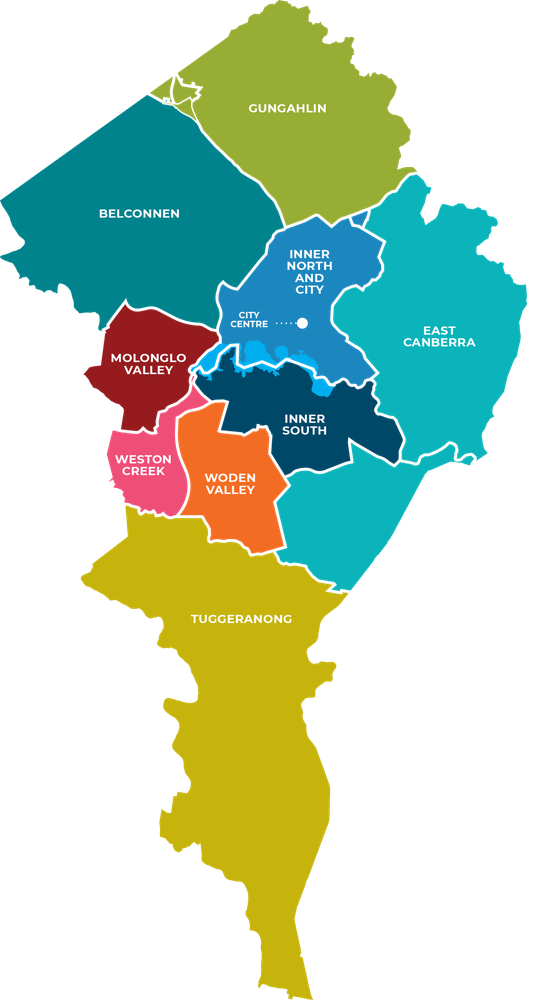
#> input picture images/suburbs.png, 544 x 1000 px, shrunk from 1393 x 2560 before the run
$ python map_processing.py
#> lines starting #> are read from the running program, lines starting #| are printed output that depends on the picture; after the words box and inside, x2 and y2 are one past the last pixel; in counts of white or black regions, pixels touching at a corner belong together
from PIL import Image
import numpy as np

# Load the image
image_path = 'images/suburbs.png'
image = Image.open(image_path).convert('RGBA')
#> image is the input picture: PIL image 544x1000 RGBA; mean R, G, B, A 45, 68.2, 44.9, 110.6

# Convert image to numpy array
data = np.array(image)

# Create a mask for each color
black_border_mask = (data[:, :, 0] == 0) & (data[:, :, 1] == 0) & (data[:, :, 2] == 0)  # black border
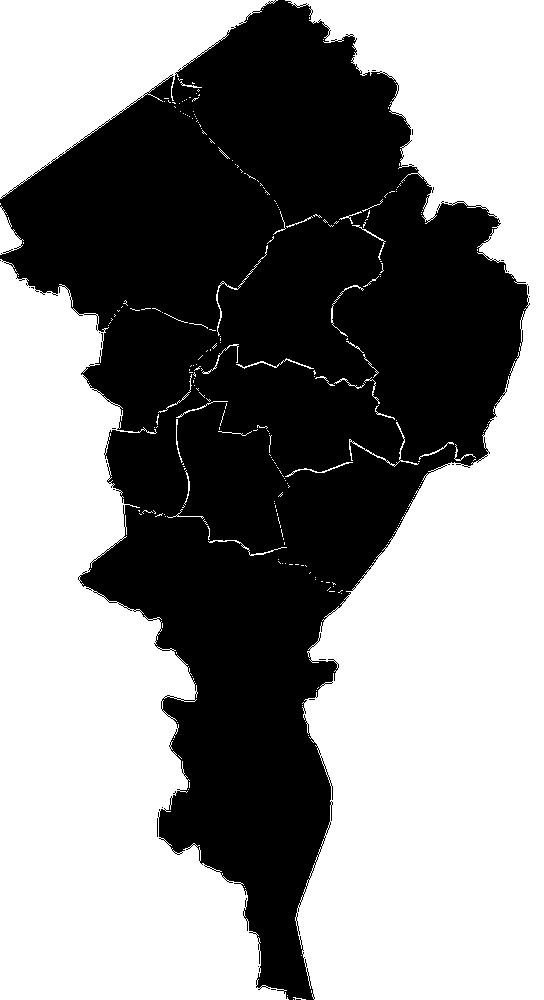
#> black_border_mask: shape (1000, 544) bool; 54.9% white; 25 black regions (24 under 20 px), largest, box (x1, y1, x2, y2) and area: (0, 0, 530, 1000) 245348
white_background_mask = (data[:, :, 0] == 255) & (data[:, :, 1] == 255) & (data[:, :, 2] == 255)  # white background
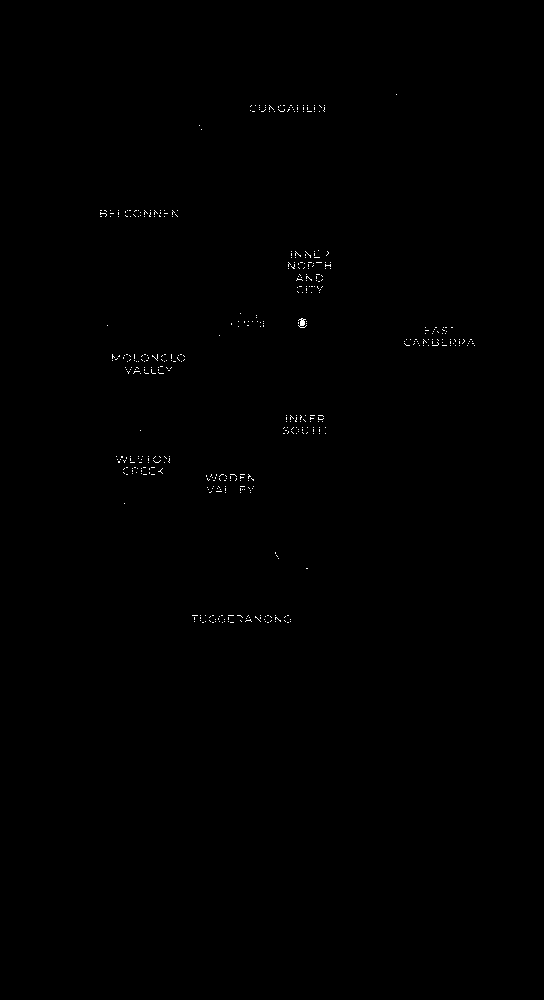
#> white_background_mask: shape (1000, 544) bool; 0.2% white in thin lines or dots, all inside (x1, y1, x2, y2) = (100, 94, 475, 623)
colored_regions_mask = ~black_border_mask & ~white_background_mask  # all non-black and non-white areas
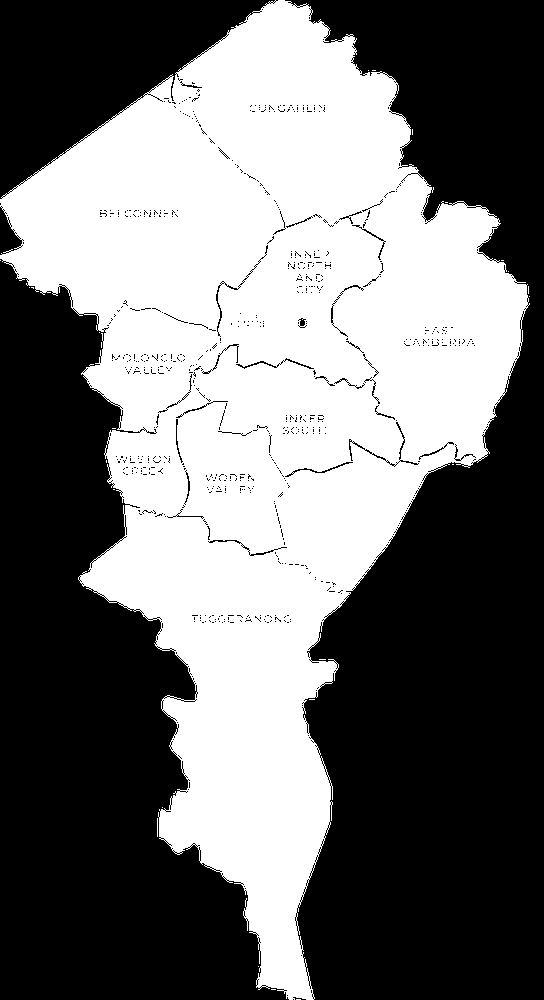
#> colored_regions_mask: shape (1000, 544) bool; 44.9% white; 25 white regions (24 under 20 px), largest, box (x1, y1, x2, y2) and area: (0, 0, 530, 1000) 244256
white_text_mask = (data[:, :, 0] == 255) & (data[:, :, 1] == 255) & (data[:, :, 2] == 255)  # white text

# Create new output array
output_data = np.ones_like(data) * 255  # Start with a white background

# Set black borders
output_data[black_border_mask] = [0, 0, 0, 255]  # Black

# Set colored regions to white
output_data[colored_regions_mask] = [255, 255, 255, 255]  # White

# Change white text to black
output_data[white_text_mask] = [0, 0, 0, 255]  # Black

# Convert the processed array back to an image
output_image = Image.fromarray(output_data, 'RGBA')

# Save the output image
output_path = 'images/suburbs_processed.png'
output_image.save(output_path)

output_path
